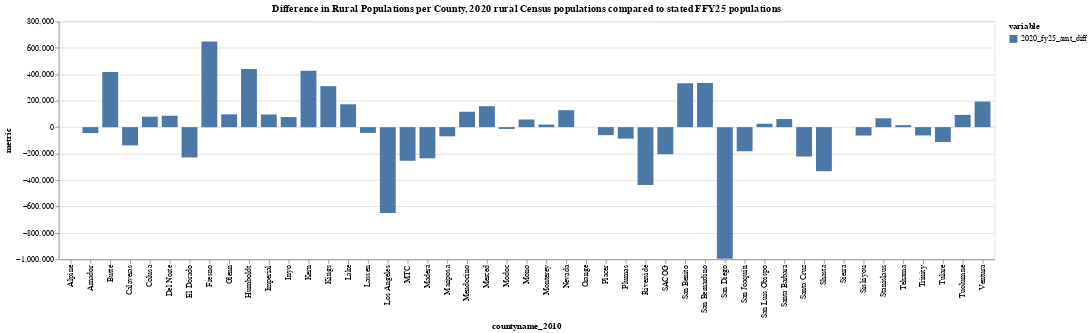

The notebook cell this image was saved under:
### Code cell
diff_cols=[
    "2020_fy25_amt_diff",
    "2020_fy25_pop_diff",
]

alt.Chart(melt[melt["variable"]=="2020_fy25_amt_diff"]).mark_bar().encode(
    x = "countyname_2010:N",
    y = "metric:Q",
    xOffset="variable:N",
    color = "variable:N",
    tooltip = ["countyname_2010","variable","metric"]
).properties(
    width= "container",
    title= "Difference in Rural Populations per County, 2020 rural Census populations compared to stated FFY25 populations"
)

### Figure 1 — Vega-Lite specification as saved in the notebook (floating-point values rounded to 4 significant figures)
{"config": {"view": {"continuousWidth": 300, "continuousHeight": 300}}, "data": {"name": "data-b32c1473779ac1ddda17f81576ac77f2"}, "mark": {"type": "bar"}, "encoding": {"color": {"field": "variable", "type": "nominal"}, "tooltip": [{"field": "countyname_2010", "type": "nominal"}, {"field": "variable", "type": "nominal"}, {"field": "metric", "type": "quantitative"}], "x": {"field": "countyname_2010", "type": "nominal"}, "xOffset": {"field": "variable", "type": "nominal"}, "y": {"field": "metric", "type": "quantitative"}}, "title": "Difference in Rural Populations per County, 2020 rural Census populations compared to stated FFY25 populations", "width": "container", "$schema": "https://vega.github.io/schema/vega-lite/v5.20.1.json", "datasets": {"data-b32c1473779ac1ddda17f81576ac77f2": [{"countyname_2010": "Alpine", "variable": "2020_fy25_amt_diff", "metric": 0.0}, {"countyname_2010": "Amador", "variable": "2020_fy25_amt_diff", "metric": -44880.0}, {"countyname_2010": "Butte", "variable": "2020_fy25_amt_diff", "metric": 416900.0}, {"countyname_2010": "Calaveras", "variable": "2020_fy25_amt_diff", "metric": -137900.0}, {"countyname_2010": "Colusa", "variable": "2020_fy25_amt_diff", "metric": 79160.0}, {"countyname_2010": "Del Norte", "variable": "2020_fy25_amt_diff", "metric": 86510.0}, {"countyname_2010": "El Dorado", "variable": "2020_fy25_amt_diff", "metric": -229200.0}, {"countyname_2010": "Fresno", "variable": "2020_fy25_amt_diff", "metric": 647200.0}, {"countyname_2010": "Glenn", "variable": "2020_fy25_amt_diff", "metric": 96830.0}, {"countyname_2010": "Humboldt", "variable": "2020_fy25_amt_diff", "metric": 440100.0}, {"countyname_2010": "Imperial", "variable": "2020_fy25_amt_diff", "metric": 95500.0}, {"countyname_2010": "Inyo", "variable": "2020_fy25_amt_diff", "metric": 76280.0}, {"countyname_2010": "Kern", "variable": "2020_fy25_amt_diff", "metric": 426500.0}, {"countyname_2010": "Kings", "variable": "2020_fy25_amt_diff", "metric": 310100.0}, {"countyname_2010": "Lake", "variable": "2020_fy25_amt_diff", "metric": 173000.0}, {"countyname_2010": "Lassen", "variable": "2020_fy25_amt_diff", "metric": -43380.0}, {"countyname_2010": "Los Angeles", "variable": "2020_fy25_amt_diff", "metric": -649500.0}, {"countyname_2010": "Madera", "variable": "2020_fy25_amt_diff", "metric": -235900.0}, {"countyname_2010": "Mariposa", "variable": "2020_fy25_amt_diff", "metric": -69480.0}, {"countyname_2010": "Mendocino", "variable": "2020_fy25_amt_diff", "metric": 116400.0}, {"countyname_2010": "Merced", "variable": "2020_fy25_amt_diff", "metric": 158400.0}, {"countyname_2010": "Modoc", "variable": "2020_fy25_amt_diff", "metric": -13740.0}, {"countyname_2010": "Mono", "variable": "2020_fy25_amt_diff", "metric": 57750.0}, {"countyname_2010": "Monterey", "variable": "2020_fy25_amt_diff", "metric": 19290.0}, {"countyname_2010": "Nevada", "variable": "2020_fy25_amt_diff", "metric": 128600.0}, {"countyname_2010": "Orange", "variable": "2020_fy25_amt_diff", "metric": 0.0}, {"countyname_2010": "Placer", "variable": "2020_fy25_amt_diff", "metric": -60680.0}, {"countyname_2010": "Plumas", "variable": "2020_fy25_amt_diff", "metric": -87060.0}, {"countyname_2010": "Riverside", "variable": "2020_fy25_amt_diff", "metric": -438000.0}, {"countyname_2010": "San Benito", "variable": "2020_fy25_amt_diff", "metric": 332000.0}, {"countyname_2010": "San Bernardino", "variable": "2020_fy25_amt_diff", "metric": 334400.0}, {"countyname_2010": "San Diego", "variable": "2020_fy25_amt_diff", "metric": -996200.0}, {"countyname_2010": "San Joaquin", "variable": "2020_fy25_amt_diff", "metric": -182500.0}, {"countyname_2010": "San Luis Obispo", "variable": "2020_fy25_amt_diff", "metric": 25980.0}, {"countyname_2010": "Santa Barbara", "variable": "2020_fy25_amt_diff", "metric": 61240.0}, {"countyname_2010": "Santa Cruz", "variable": "2020_fy25_amt_diff", "metric": -222200.0}, {"countyname_2010": "Shasta", "variable": "2020_fy25_amt_diff", "metric": -333500.0}, {"countyname_2010": "Sierra", "variable": "2020_fy25_amt_diff", "metric": 0.0}, {"countyname_2010": "Siskiyou", "variable": "2020_fy25_amt_diff", "metric": -63440.0}, {"countyname_2010": "Stanislaus", "variable": "2020_fy25_amt_diff", "metric": 66940.0}, {"countyname_2010": "Tehama", "variable": "2020_fy25_amt_diff", "metric": 14930.0}, {"countyname_2010": "Trinity", "variable": "2020_fy25_amt_diff", "metric": -62740.0}, {"countyname_2010": "Tulare", "variable": "2020_fy25_amt_diff", "metric": -112200.0}, {"countyname_2010": "Tuolumne", "variable": "2020_fy25_amt_diff", "metric": 92880.0}, {"countyname_2010": "Ventura", "variable": "2020_fy25_amt_diff", "metric": 193500.0}, {"countyname_2010": "MTC", "variable": "2020_fy25_amt_diff", "metric": -254400.0}, {"countyname_2010": "SACOG", "variable": "2020_fy25_amt_diff", "metric": -204800.0}]}}
